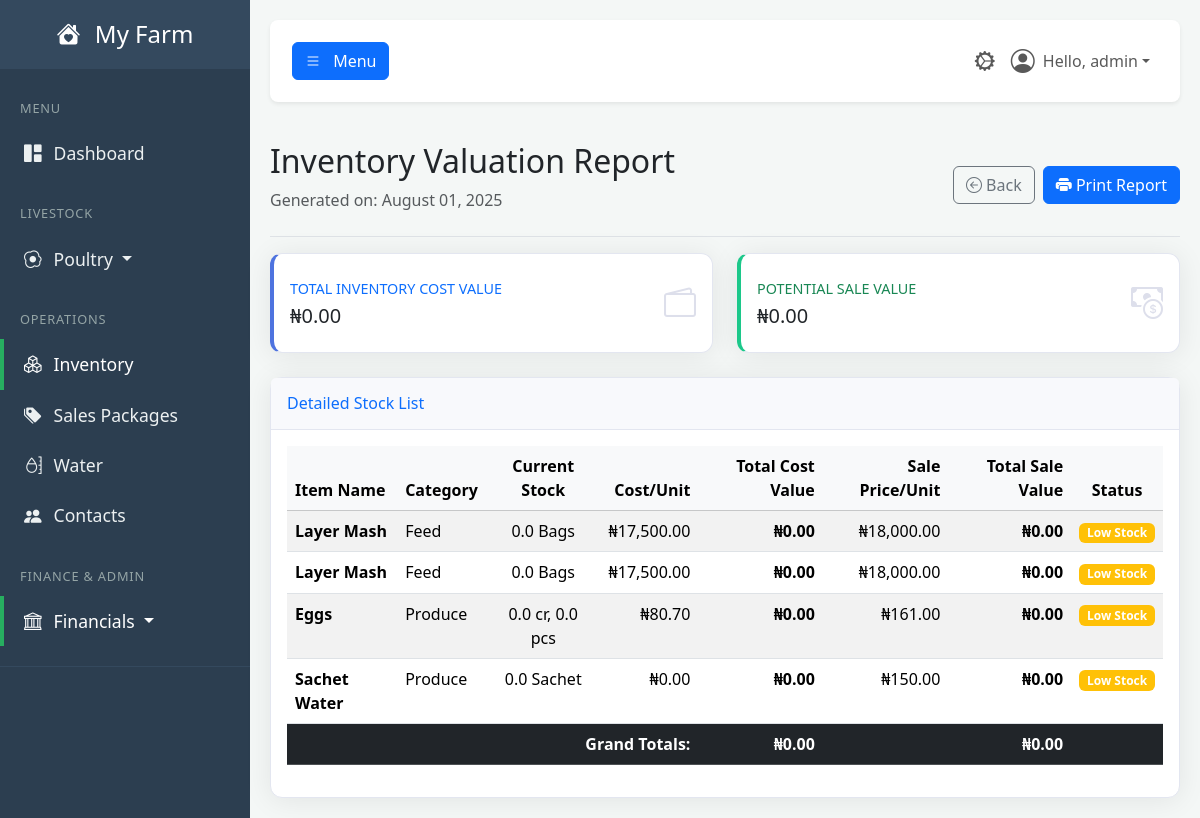
Screenshot of /reports/inventory (signed in) with the database file from the repository.
### tables this page shows
CREATE TABLE users (
            id INTEGER PRIMARY KEY,
            username TEXT NOT NULL UNIQUE,
            email TEXT NOT NULL UNIQUE,
            password_hash TEXT NOT NULL,
            farm_name TEXT NOT NULL,
            role TEXT NOT NULL DEFAULT 'user', -- 'user' or 'admin'
            is_active BOOLEAN NOT NULL DEFAULT 1,f
            created_at TIMESTAMP DEFAULT CURRENT_TIMESTAMP
        , cash_account_id INTEGER REFERENCES accounts(id));

CREATE TABLE inventory (
            id INTEGER PRIMARY KEY,
            name TEXT NOT NULL,
            category TEXT NOT NULL,
            quantity REAL NOT NULL,
            unit TEXT NOT NULL,
            unit_cost REAL NOT NULL DEFAULT 0,
            sale_price REAL NOT NULL DEFAULT 0,
            low_stock_threshold REAL,
            expiry_date TEXT,
            created_at TIMESTAMP DEFAULT CURRENT_TIMESTAMP
        );

### app.py (the view)
@app.route('/reports/inventory')
@login_required
@permission_required('view_reports') # Make sure you have a 'view_reports' permission
def inventory_report():
    db = get_db()
    inventory_items = db.execute("""
        SELECT
            name,
            category,
            quantity,
            unit,
            unit_cost,
            sale_price,
            low_stock_threshold,
            expiry_date,
            (quantity * unit_cost) AS total_cost_value,
            (quantity * sale_price) AS total_sale_value
        FROM inventory
        ORDER BY category, name
    """).fetchall()
    total_inventory_cost = sum(item['total_cost_value'] for item in inventory_items)
    total_inventory_sale_value = sum(item['total_sale_value'] for item in inventory_items)
    report_date = date.today().strftime('%B %d, %Y')
    return render_template(
        'inventory_report.html',
        user=g.user,
        inventory_items=inventory_items,
        total_inventory_cost=total_inventory_cost,
        total_inventory_sale_value=total_inventory_sale_value,
        report_date=report_date
    )

### app.py (called while the page is built, shortened)
def get_db():
    if 'db' not in g:
        g.db = sqlite3.connect(DATABASE)
        g.db.row_factory = sqlite3.Row
    return g.db

def login_required(f):
    @wraps(f)
    def decorated_function(*args, **kwargs):
        if 'user_id' not in session:
            flash('Please log in to access this page.', 'warning')
            return redirect(url_for('login'))
        g.user = User.get_by_id(session['user_id'])
        if not g.user:
            session.clear()
            return redirect(url_for('login'))
        return f(*args, **kwargs)
    return decorated_function

def permission_required(permission_name):
    def decorator(f):
        @wraps(f)
        def decorated_function(*args, **kwargs):
            if not hasattr(g, 'user') or not g.user.has_permission(permission_name):
                flash('You do not have the required permission.', 'danger')
                return redirect(url_for('dashboard'))
            return f(*args, **kwargs)
        return decorated_function
    return decorator

    def has_permission(self, required_permission):
        print(f"\n--- PERMISSION CHECK ---")
        print(f"User checking: '{self.username}' (ID: {self.id})")
        print(f"User's role is: '{self.role}'")
        print(f"Permission required: '{required_permission}'")
        if self.role == 'admin':
            print("RESULT: Role is 'admin', access GRANTED.")
            print(f"------------------------")
            return True

    @staticmethod
    def get_by_id(user_id):
        user_row = get_db().execute("SELECT * FROM users WHERE id = ?", (user_id,)).fetchone()
        return User(**user_row) if user_row else None

### templates/inventory_report.html (shortened to what this page needs)
{% extends "base.html" %}
{% block content %}
    <div class="d-flex justify-content-between flex-wrap flex-md-nowrap align-items-center pt-3 pb-2 mb-3 border-bottom no-print">
        <div>
            <h1 class="h2">Inventory Valuation Report</h1>
            <p class="text-muted">Generated on: {{ report_date }}</p>
        </div>
        <div class="btn-toolbar mb-2 mb-md-0">
            <a href="{{ url_for('reports_dashboard') }}" class="btn btn-outline-secondary me-2"><i class="bi bi-arrow-left-circle"></i> Back</a>
            <button type="button" class="btn btn-primary" onclick="window.print();">
                <i class="bi bi-printer-fill"></i> Print Report
            </button>
        </div>
    </div>
    <div class="row mb-4">
        <div class="col-md-6">
            <div class="card border-left-primary shadow-sm h-100 py-2">
                <div class="card-body">
                    <div class="row no-gutters align-items-center">
                        <div class="col mr-2">
                            <div class="text-xs font-weight-bold text-primary text-uppercase mb-1">Total Inventory Cost Value</div>
                            <div class="h5 mb-0 font-weight-bold text-gray-800">₦{{ '{:,.2f}'.format(total_inventory_cost) }}</div>
                        </div>
                        <div class="col-auto"><i class="bi bi-wallet2 fs-2 text-gray-300"></i></div>
                    </div>
                </div>
            </div>
        </div>
        <div class="col-md-6">
            <div class="card border-left-success shadow-sm h-100 py-2">
                <div class="card-body">
                    <div class="row no-gutters align-items-center">
                        <div class="col mr-2">
                            <div class="text-xs font-weight-bold text-success text-uppercase mb-1">Potential Sale Value</div>
                            <div class="h5 mb-0 font-weight-bold text-gray-800">₦{{ '{:,.2f}'.format(total_inventory_sale_value) }}</div>
                        </div>
                        <div class="col-auto"><i class="bi bi-cash-coin fs-2 text-gray-300"></i></div>
                    </div>
                </div>
            </div>
        </div>
    </div>
    <div class="card shadow-sm" id="report-card">
        <div class="card-header py-3">
            <h6 class="m-0 font-weight-bold text-primary">Detailed Stock List</h6>
        </div>
        <div class="card-body">
            <div class="table-responsive">
                <table class="table table-striped table-hover">
                    <thead>
                        <tr class="table-light">
                            <th>Item Name</th>
                            <th>Category</th>
                            <th class="text-center">Current Stock</th>
                            <th class="text-end">Cost/Unit</th>
                            <th class="text-end">Total Cost Value</th>
                            <th class="text-end">Sale Price/Unit</th>
                            <th class="text-end">Total Sale Value</th>
                            <th class="text-center">Status</th>
                        </tr>
                    </thead>
                    <tbody>
                        {% for item in inventory_items %}
                        <tr>
                            <td><strong>{{ item.name }}</strong></td>
                            <td>{{ item.category }}</td>
                            <td class="text-center">
                                {% if item.name == 'Eggs' %}
                                    {% set crates = (item.quantity // 30) %}
                                    {% set pieces = (item.quantity % 30) %}
                                    {{ crates }} cr, {{ pieces }} pcs
                                {% else %}
                                    {{ item.quantity }} {{ item.unit }}
                                {% endif %}
                            </td>
                            <td class="text-end">₦{{ '{:,.2f}'.format(item.unit_cost) }}</td>
                            <td class="text-end"><strong>₦{{ '{:,.2f}'.format(item.total_cost_value) }}</strong></td>
                            <td class="text-end">₦{{ '{:,.2f}'.format(item.sale_price) }}</td>
                            <td class="text-end"><strong>₦{{ '{:,.2f}'.format(item.total_sale_value) }}</strong></td>
                            <td class="text-center">
                                {% if item.quantity <= item.low_stock_threshold %}
                                    <span class="badge bg-warning">Low Stock</span>
                                {% else %}
                                    <span class="badge bg-success">In Stock</span>
                                {% endif %}
                            </td>
                        </tr>
                        {% else %}
                        <tr>
                            <td colspan="8" class="text-center text-muted">No inventory items to report.</td>
                        </tr>
                        {% endfor %}
                    </tbody>
                    <tfoot class="table-dark">
                        <tr>
                            <th colspan="4" class="text-end">Grand Totals:</th>
                            <th class="text-end">₦{{ '{:,.2f}'.format(total_inventory_cost) }}</th>
                            <th></th>
                            <th class="text-end">₦{{ '{:,.2f}'.format(total_inventory_sale_value) }}</th>
                            <th></th>
                        </tr>
                    </tfoot>
                </table>
            </div>
        </div>
    </div>
{% endblock %}

### templates/base.html (shortened to what this page needs)
<!DOCTYPE html>
<html lang="en">
<head>
    <link href="https://cdn.jsdelivr.net/npm/bootstrap@5.3.3/dist/css/bootstrap.min.css" rel="stylesheet">
    <link rel="stylesheet" href="https://cdn.jsdelivr.net/npm/bootstrap-icons@1.11.3/font/bootstrap-icons.min.css">
    <link rel="stylesheet" href="{{ url_for('static', filename='css/style.css') }}">
</head>
<body>
    <div class="wrapper">
        <nav id="sidebar" class="no-print">
            <div class="sidebar-header">
                <h3><a href="{{ url_for('dashboard') }}" class="text-white text-decoration-none">
                    <i class="bi bi-house-heart-fill me-2"></i>
                    {% if g.user %}{{ g.user.farm_name }}{% else %}FarmApp{% endif %}
                </a></h3>
            </div>
            <ul class="list-unstyled components">
                <li class="sidebar-menu-header">MENU</li>
                <li><a href="{{ url_for('dashboard') }}" class="{% if request.endpoint == 'dashboard' %}active{% endif %}"><i class="bi bi-grid-1x2-fill"></i>Dashboard</a></li>
                <li class="sidebar-menu-header mt-3">LIVESTOCK</li>
                <li>
                    <a href="#poultrySubmenu" data-bs-toggle="collapse" aria-expanded="false" class="dropdown-toggle {% if 'poultry' in request.endpoint or 'brooding' in request.endpoint %}active{% endif %}">
                        <i class="bi bi-egg-fried"></i>Poultry
                    </a>
                </li>
                <li class="sidebar-menu-header mt-3">OPERATIONS</li>
                <li><a href="{{ url_for('inventory_dashboard') }}" class="{% if 'inventory' in request.endpoint %}active{% endif %}"><i class="bi bi-boxes"></i>Inventory</a></li>
                <li><a href="{{ url_for('manage_sales_packages') }}" class="{% if request.endpoint == 'manage_sales_packages' %}active{% endif %}"><i class="bi bi-tags-fill"></i>Sales Packages</a></li>
                <li><a href="{{ url_for('water_dashboard') }}" class="{% if 'water' in request.endpoint %}active{% endif %}"><i class="bi bi-moisture"></i>Water</a></li>
                <li><a href="{{ url_for('contacts_dashboard') }}" class="{% if 'contacts' in request.endpoint %}active{% endif %}"><i class="bi bi-people-fill"></i>Contacts</a></li>
                {% if g.user and g.user.has_permission('view_bookkeeping') %}
                <li class="sidebar-menu-header mt-3">FINANCE & ADMIN</li>
                <li>
                    <a href="#financialSubmenu" data-bs-toggle="collapse" aria-expanded="false" class="dropdown-toggle {% if 'bookkeeping' in request.endpoint or 'financial' in request.endpoint or 'report' in request.endpoint %}active{% endif %}">
                        <i class="bi bi-bank"></i>Financials
                    </a>
                </li>
                {% endif %}
            </ul>
        </nav>
        <div id="content">
            <nav class="navbar navbar-expand-lg navbar-light bg-white shadow-sm top-navbar no-print mb-4">
                <div class="container-fluid">
                    <button type="button" id="sidebarCollapse" class="btn btn-primary" aria-controls="sidebar" aria-expanded="false">
                        <i class="bi bi-list"></i>
                        <span class="d-none d-md-inline ms-2">Menu</span>
                    </button>
                    <ul class="navbar-nav ms-auto flex-row align-items-center">
                        {% if g.user and g.user.has_permission('view_admin_panel') %}
                            <li class="nav-item">
                                <a class="nav-link {% if 'admin' in request.endpoint %}active{% endif %}" href="{{ url_for('admin_dashboard') }}" title="Admin Panel">
                                    <i class="bi bi-gear-wide-connected fs-5"></i>
                                </a>
                            </li>
                        {% endif %}
                        <li class="nav-item dropdown">
                            <a class="nav-link dropdown-toggle d-flex align-items-center" href="#" id="navbarDropdownUser" role="button" data-bs-toggle="dropdown" aria-expanded="false">
                                <i class="bi bi-person-circle fs-4 me-2"></i>
                                Hello, {{ g.user.username }}
                            </a>
                        </li>
                    </ul>
                </div>
            </nav>
            <main>
                {% block content %}{% endblock %}
            </main>
        </div>
    </div>
</body>
</html>

### static/CSS/style.css (style rules this page uses)
:root { --primary-green: #27ae60; --dark-slate: #2c3e50; --medium-slate: #34495e; --light-slate: #4a6278; --light-grey: #f4f7f6; --text-muted-color: #95a5a6; --text-light: #ecf0f1; --white: #ffffff; --shadow-color: rgba(0, 0, 0, 0.08); }
body { background-color: var(--light-grey); font-family: 'Segoe UI', Tahoma, Geneva, Verdana, sans-serif; overflow-x: hidden; }
.wrapper { display: flex; width: 100%; align-items: stretch; }
#content { width: 100%; padding: 20px; min-height: 100vh; transition: all 0.3s; }
#sidebar { min-width: 250px; max-width: 250px; min-height: 100vh; background: var(--dark-slate); color: var(--text-light); transition: all 0.3s; }
#sidebar .sidebar-header { padding: 20px; background: var(--medium-slate); text-align: center; }
#sidebar .sidebar-header h3 { font-size: 1.5rem; margin-bottom: 0; }
#sidebar .sidebar-menu-header { padding: 10px 20px; font-size: 0.8rem; color: var(--text-muted-color); text-transform: uppercase; letter-spacing: .05rem; }
#sidebar ul.components { padding: 20px 0; border-bottom: 1px solid var(--medium-slate); }
#sidebar ul li a { padding: 12px 20px; font-size: 1.1em; display: block; color: var(--text-light); border-left: 4px solid transparent; text-decoration: none; transition: all 0.2s ease-in-out; }
#sidebar ul li a.active { color: var(--white); background: var(--dark-slate); border-left: 4px solid var(--primary-green); }
#sidebar ul li a i { margin-right: 12px; }
.top-navbar { padding: 15px 10px; background: var(--white); border: none; border-radius: 8px; margin-bottom: 20px; box-shadow: 0 2px 5px var(--shadow-color); }
.card { border-radius: 0.75rem; border: 1px solid #e3e6f0; box-shadow: 0 0.15rem 1.75rem 0 var(--shadow-color) !important; }
.card-header { background-color: #f8f9fc; border-bottom: 1px solid #e3e6f0; font-weight: 600; color: var(--dark-slate); }

### templates/inventory_report.html (style rules this page uses)
.border-left-primary { border-left: 0.25rem solid #4e73df !important; }
.border-left-success { border-left: 0.25rem solid #1cc88a !important; }
.text-xs { font-size: .9rem; }
.text-gray-300 { color: #dddfeb !important; }

### rows the page displays
users: user.farm_name "My Farm", user.username "admin"
inventory: name "Layer Mash", category "Feed", quantity "0.0", unit "Bags", unit_cost "17,500.00", total_cost_value "0.00", sale_price "18,000.00", total_sale_value "0.00", low_stock_threshold "Low Stock"
inventory: name "Layer Mash", category "Feed", quantity "0.0", unit "Bags", unit_cost "17,500.00", total_cost_value "0.00", sale_price "18,000.00", total_sale_value "0.00", low_stock_threshold "Low Stock"
inventory: name "Eggs", category "Produce", quantity "0.0", unit_cost "80.70", total_cost_value "0.00", sale_price "161.00", total_sale_value "0.00", low_stock_threshold "Low Stock"
inventory: name "Sachet Water", category "Produce", quantity "0.0", unit "Sachet", unit_cost "0.00", total_cost_value "0.00", sale_price "150.00", total_sale_value "0.00", low_stock_threshold "Low Stock"

### other values shown
{{ '{:,.2f}'.format(total_inventory_cost) }} "0.00"
{{ '{:,.2f}'.format(total_inventory_sale_value) }} "0.00"
